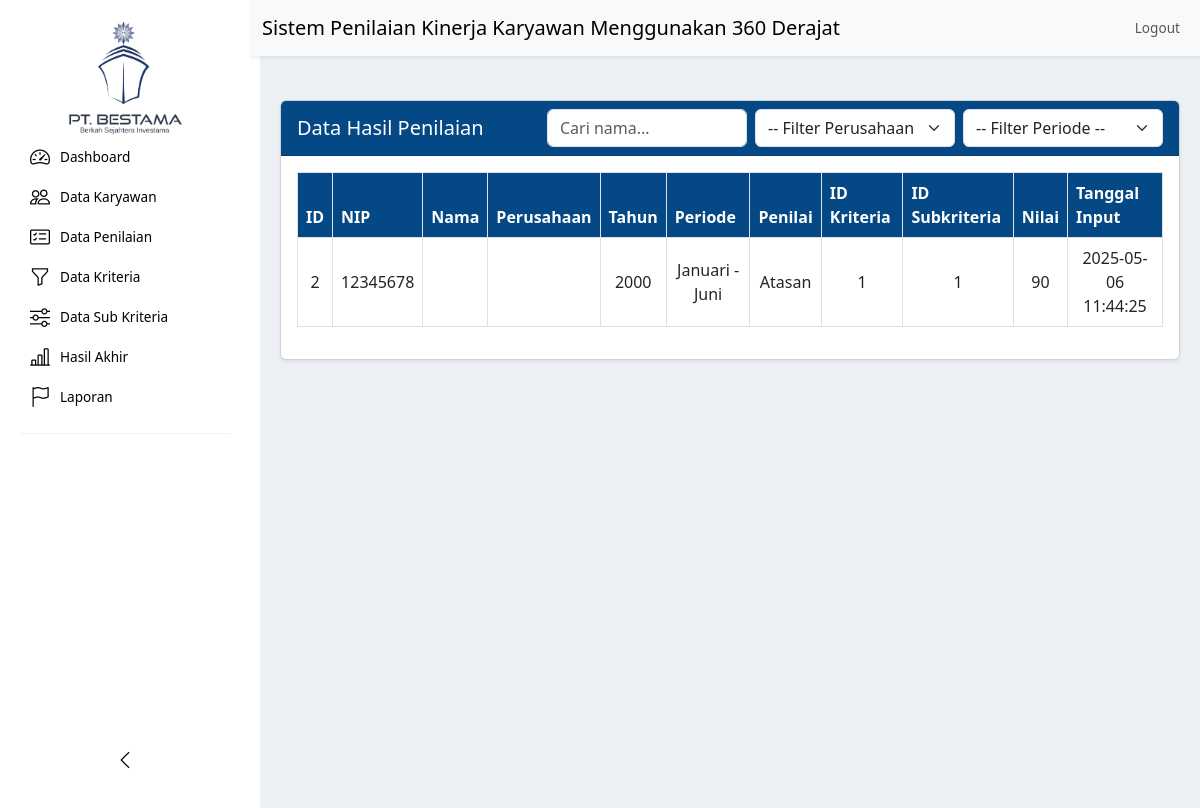
Screenshot of /manager/Penilaian/penilaian.php with the database file from the repository.
### tables this page shows
CREATE TABLE `penilaian` (
  `id_penilaian` int(11) NOT NULL,
  `nip` varchar(20) DEFAULT NULL,
  `nama` varchar(100) DEFAULT NULL,
  `tahun` int(11) DEFAULT NULL,
  `periode` enum('Januari - Juni','Juli - Desember') NOT NULL,
  `penilai` varchar(20) DEFAULT NULL,
  `kriteria_id` int(11) DEFAULT NULL,
  `sub_kriteria_id` int(11) DEFAULT NULL,
  `nilai` int(11) DEFAULT NULL,
  `tanggal_input` timestamp NOT NULL DEFAULT current_timestamp()
);

### manager/Penilaian/penilaian.php (the view, shortened to what this page needs)
<?php
include '../../config/koneksi.php';
$namaFilter = isset($_GET['nama']) ? mysqli_real_escape_string($koneksi, $_GET['nama']) : '';
$where = [];
$where_sql = count($where) > 0 ? 'WHERE ' . implode(' AND ', $where) : '';
$query = "
    SELECT penilaian.*, karyawan.nama, karyawan.perusahaan
    FROM penilaian
    LEFT JOIN tabel_karyawan AS karyawan ON penilaian.nip = karyawan.nip
    $where_sql
";
$penilaianQuery = mysqli_query($koneksi, $query) or die(mysqli_error($koneksi));
$penilaianList = [];
while ($row = mysqli_fetch_assoc($penilaianQuery)) {
    $penilaianList[] = $row;
}
?>
<!DOCTYPE html>
<html>
<head>
    <link href="https://cdn.jsdelivr.net/npm/bootstrap@5.3.0/dist/css/bootstrap.min.css" rel="stylesheet">
    <link href="https://cdn.jsdelivr.net/npm/bootstrap-icons/font/bootstrap-icons.css" rel="stylesheet">
</head>
<body>
<?php include "../sidebar.php"; ?>
<div class="content">
    <div class="card shadow-sm mt-4">
        <div class="card-header bg-custom">
            <div class="d-flex justify-content-between align-items-center flex-wrap gap-2">
                <h5 class="mb-0">Data Hasil Penilaian</h5>
                <div class="d-flex align-items-center gap-2">
                    <input type="text" class="form-control" placeholder="Cari nama..." id="searchNama" style="width: 200px;" value="<?= htmlspecialchars($namaFilter) ?>">
                    <select class="form-select" id="filterPerusahaan" style="width: 200px;">
                        <option value="">-- Filter Perusahaan --</option>
                    </select>
                    <select class="form-select" id="filterPeriode" style="width: 200px;">
                        <option value="">-- Filter Periode --</option>
                    </select>
                </div>
            </div>
        </div>
        <div class="card-body">
            <div class="table-responsive">
                <table class="table table-bordered align-middle">
                    <thead>
                        <tr>
                            <th>ID</th>
                            <th>NIP</th>
                            <th>Nama</th>
                            <th>Perusahaan</th>
                            <th>Tahun</th>
                            <th>Periode</th>
                            <th>Penilai</th>
                            <th>ID Kriteria</th>
                            <th>ID Subkriteria</th>
                            <th>Nilai</th>
                            <th>Tanggal Input</th>
                        </tr>
                    </thead>
                    <tbody>
                        <?php if (!empty($penilaianList)): ?>
                            <?php foreach ($penilaianList as $data): ?>
                                <tr>
                                    <td><?= $data['id_penilaian'] ?></td>
                                    <td><?= $data['nip'] ?></td>
                                    <td><?= $data['nama'] ?></td>
                                    <td><?= $data['perusahaan'] ?></td>
                                    <td><?= $data['tahun'] ?></td>
                                    <td><?= $data['periode'] ?></td>
                                    <td>
                                        <?php
                                        switch ($data['penilai']) {
                                            case 1: echo 'Atasan'; break;
                                        }
                                        ?>
                                    </td>
                                    <td><?= $data['kriteria_id'] ?></td>
                                    <td><?= $data['sub_kriteria_id'] ?></td>
                                    <td><?= $data['nilai'] ?></td>
                                    <td><?= $data['tanggal_input'] ?></td>
                                </tr>
                            <?php endforeach; ?>
                        <?php else: ?>
                            <tr><td colspan="11">Belum ada data penilaian.</td></tr>
                        <?php endif; ?>
                    </tbody>
                </table>
            </div>
        </div>
    </div>
</div>
</body>
</html>

### manager/Penilaian/penilaian.php (style rules this page uses)
body { font-family: Arial, sans-serif; }
.content { margin-left: 250px; padding: 20px; }
th, td { text-align: center; }
th, .bg-custom { background-color: #044885 !important; color: white !important; }

### manager/sidebar.php (style rules this page uses)
.content { margin-left: 260px; padding: 20px; min-height: 100vh; background-color: #edf1f5; }

### rows the page displays
penilaian: id_penilaian "2", nip "12345678", tahun "2000", periode "Januari - Juni", penilai "Atasan", kriteria "1", sub_kriteria "1", nilai "90", tanggal_input "2025-05-06 11:44:25"
